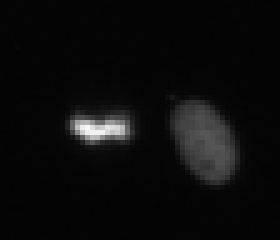
#> input picture image_data/xy_8bit__two_cells.tif, 56 x 48 px, found by its file name (shown 5 times larger)
$ python binarization.py
#> lines starting #> are read from the running program, lines starting #| are printed output that depends on the picture; after the words box and inside, x2 and y2 are one past the last pixel; in counts of white or black regions, pixels touching at a corner belong together
import numpy as np
import matplotlib.pyplot as plt
from skimage import io

# load the image from file
image_file = "/image_data/xy_8bit__two_cells.tif"
image = io.imread(image_file)
#> image is the input picture: shape (48, 56); min 3, max 249, mean 11.8

# binarize the image, so that all values larger than the threshold are foreground
threshold_value = 60
binarized = image > threshold_value
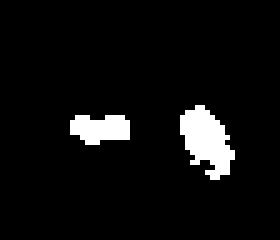
#> binarized: shape (48, 56) bool (shown 5 times larger); 5.8% white; 2 white regions, box (x1, y1, x2, y2) and area: (36, 21, 47, 36) 99, (14, 23, 26, 29) 56

# display the original and the binarized image
fig, ax = plt.subplots(2)
ax[0].imshow(image)
ax[0].set_title("Image")
ax[1].imshow(binarized)
ax[1].set_title("Binarized")

# For associated course material in jupyter, go to https://nbviewer.jupyter.org/github/embl-bio-it/image-analysis-with-python/blob/carpentry/image-analysis-session/image-binarization.ipynb#Image-Binarization
# You can also spin up an interactive binder session: https://gke.mybinder.org/v2/gh/embl-bio-it/image-analysis-with-python/carpentry?filepath=image-analysis-session/image-binarization.ipynb
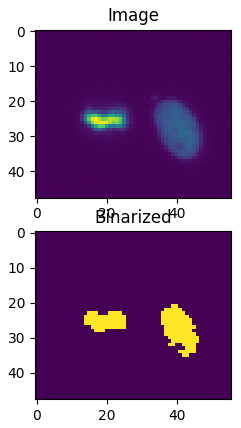
#> figure drawn by matplotlib, 2 panels

$ run again, with image_data/xy_12bit__saturated_plant.tif copied over image_data/xy_8bit__two_cells.tif
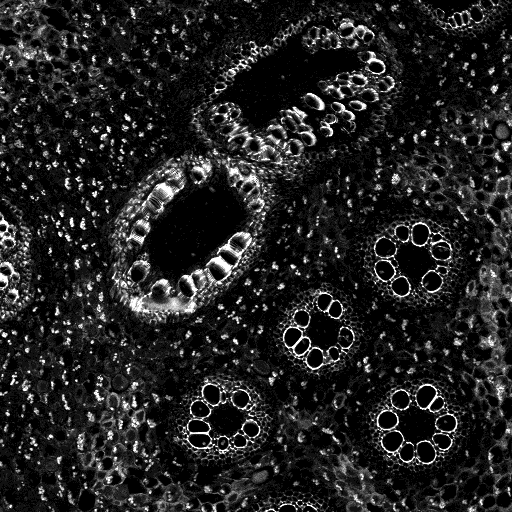
#> input picture image_data/xy_12bit__saturated_plant.tif, 512 x 512 px, found by its file name
#> image is the input picture: shape (512, 512) uint16; min 9, max 4095, mean 635.4
#> `binarized = image > threshold_value`:
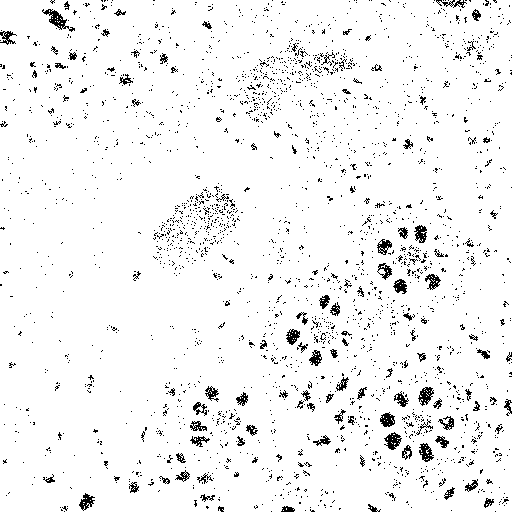
#> binarized: shape (512, 512) bool; 95.2% white; black in thin lines or dots
#> `# You can also spin up an interactive binder session: https://gke.mybi..`:
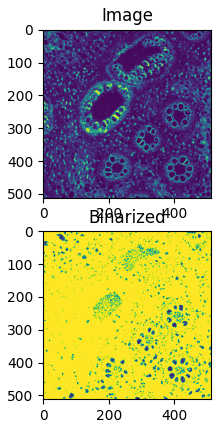
#> figure drawn by matplotlib, 2 panels
